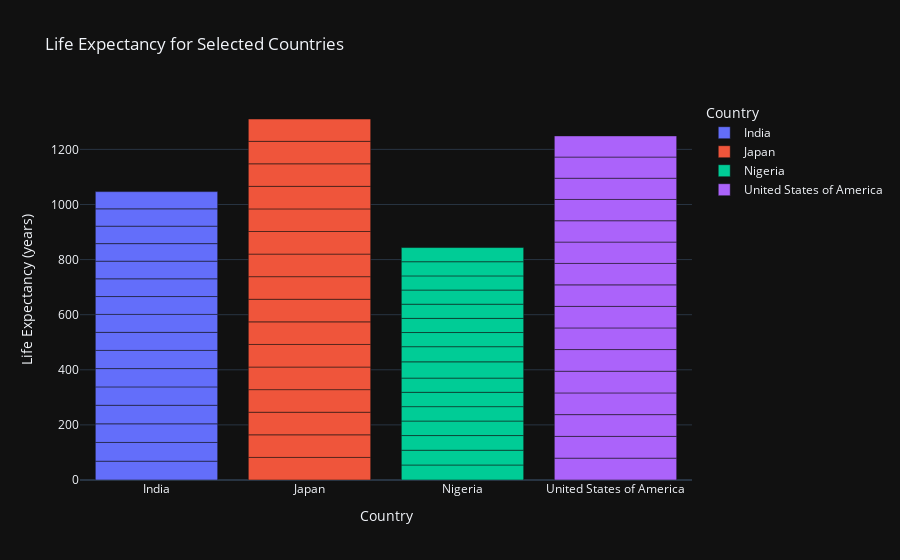

Notebook code cell kept with this figure:
### Code cell
developed_countries = ['Japan', 'United States of America']
developing_countries = ['India', 'Nigeria']

# Filtering the DataFrame for these countries
filtered_df = cleaned_df[cleaned_df['Country'].isin(developed_countries + developing_countries)]

# Creating a bar chart for life expectancy
fig = px.bar(
    filtered_df,
    x='Country', 
    y='Life expectancy ', 
    color='Country',  # Coloring by country
    template='plotly_dark',
    title='Life Expectancy for Selected Countries',
    labels={'Life expectancy ': 'Life Expectancy (years)', 'Country': 'Country'},
)

# Show the plot
fig.show()

### Figure 1 — Plotly figure (JSON) as saved in the notebook; plotly's stock layout.template omitted (floating-point values rounded to 4 significant figures)
{"data": [{"alignmentgroup": "True", "hovertemplate": "Country=%{x}<br>Life Expectancy (years)=%{y}<extra></extra>", "legendgroup": "India", "marker": {"color": "#636efa", "pattern": {"shape": ""}}, "name": "India", "offsetgroup": "India", "orientation": "v", "showlegend": true, "textposition": "auto", "x": ["India", "India", "India", "India", "India", "India", "India", "India", "India", "India", "India", "India", "India", "India", "India", "India"], "xaxis": "x", "y": [68.3, 68, 67.6, 67.3, 66.8, 66.4, 66, 65.5, 65.2, 64.8, 64.4, 64, 63.7, 63.3, 62.9, 62.5], "yaxis": "y", "type": "bar"}, {"alignmentgroup": "True", "hovertemplate": "Country=%{x}<br>Life Expectancy (years)=%{y}<extra></extra>", "legendgroup": "Japan", "marker": {"color": "#EF553B", "pattern": {"shape": ""}}, "name": "Japan", "offsetgroup": "Japan", "orientation": "v", "showlegend": true, "textposition": "auto", "x": ["Japan", "Japan", "Japan", "Japan", "Japan", "Japan", "Japan", "Japan", "Japan", "Japan", "Japan", "Japan", "Japan", "Japan", "Japan", "Japan"], "xaxis": "x", "y": [82, 82, 82, 82, 82, 82, 82, 82, 82, 82, 82, 82, 81.9, 81.8, 81.5, 81.1], "yaxis": "y", "type": "bar"}, {"alignmentgroup": "True", "hovertemplate": "Country=%{x}<br>Life Expectancy (years)=%{y}<extra></extra>", "legendgroup": "Nigeria", "marker": {"color": "#00cc96", "pattern": {"shape": ""}}, "name": "Nigeria", "offsetgroup": "Nigeria", "orientation": "v", "showlegend": true, "textposition": "auto", "x": ["Nigeria", "Nigeria", "Nigeria", "Nigeria", "Nigeria", "Nigeria", "Nigeria", "Nigeria", "Nigeria", "Nigeria", "Nigeria", "Nigeria", "Nigeria", "Nigeria", "Nigeria", "Nigeria"], "xaxis": "x", "y": [54.5, 53.6, 53.2, 52.7, 52.3, 52, 51.6, 59, 55, 51.4, 51.4, 51.4, 51.4, 51.4, 51.4, 51.4], "yaxis": "y", "type": "bar"}, {"alignmentgroup": "True", "hovertemplate": "Country=%{x}<br>Life Expectancy (years)=%{y}<extra></extra>", "legendgroup": "United States of America", "marker": {"color": "#ab63fa", "pattern": {"shape": ""}}, "name": "United States of America", "offsetgroup": "United States of America", "orientation": "v", "showlegend": true, "textposition": "auto", "x": ["United States of America", "United States of America", "United States of America", "United States of America", "United States of America", "United States of America", "United States of America", "United States of America", "United States of America", "United States of America", "United States of America", "United States of America", "United States of America", "United States of America", "United States of America", "United States of America"], "xaxis": "x", "y": [79.3, 79.1, 78.9, 78.8, 78.7, 78.7, 78.5, 78.2, 78.1, 77.8, 77.5, 77.5, 77.2, 77, 76.9, 76.8], "yaxis": "y", "type": "bar"}], "layout": {"xaxis": {"anchor": "y", "domain": [0, 1], "title": {"text": "Country"}, "categoryorder": "array", "categoryarray": ["India", "Japan", "Nigeria", "United States of America"], "type": "category", "range": [-0.5, 3.5], "autorange": true}, "yaxis": {"anchor": "x", "domain": [0, 1], "title": {"text": "Life Expectancy (years)"}, "type": "linear", "range": [0, 1379.0], "autorange": true}, "legend": {"title": {"text": "Country"}, "tracegroupgap": 0}, "title": {"text": "Life Expectancy for Selected Countries"}, "barmode": "relative", "autosize": true}}
